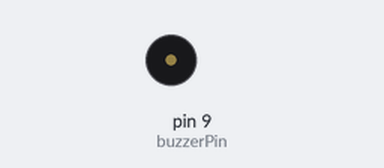
The sketch below on a simulated Arduino Uno, built with avr-gcc and run on an emulated ATmega328P. Shown: buzzer (waves = sounding).

Above: at 0.04 s.
Timing chart, 0 to 3.0 s (numbered marks = the images above):
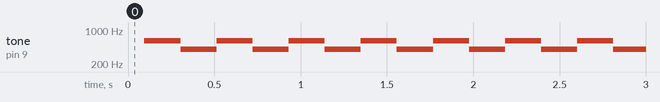

Measured:
- by itself, tone on pin 9 (buzzerPin): alternates 599 Hz for 0.21 s and 400 Hz for 0.21 s

The sketch:

codice.ino
```cpp
int buzzerPin = 9; // the number of the buzzer pin
float sinVal; // Define a variable to save sine value
int toneVal; // Define a variable to save sound frequency
void setup() {
pinMode(buzzerPin, OUTPUT); // Set Buzzer pin to output mode
}
void loop() {
for (int x = 0; x < 360; x++) { // X from 0 degree->360 degree
sinVal = sin(x * (PI / 180)); // Calculate the sine of x
toneVal = 500 + sinVal * 100; // Calculate sound frequency according to the sine of x
tone(buzzerPin, toneVal); // Output sound frequency to buzzerPin
delay(1);
}
}
```
